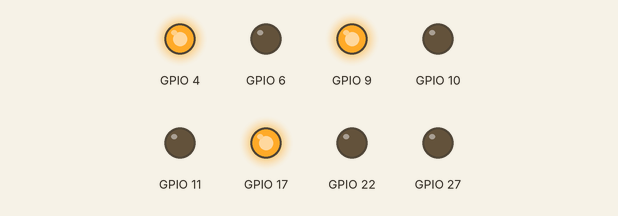
Simulated run of this program. Board: Raspberry Pi (BCM pin numbers). Shown: output pins drawn as LEDs (lit = HIGH). What the program prints to the terminal is not drawn. At 2.0 s the program stops and its outputs stay as they are.

Above: at 0.1 s.
At 1.1 s:
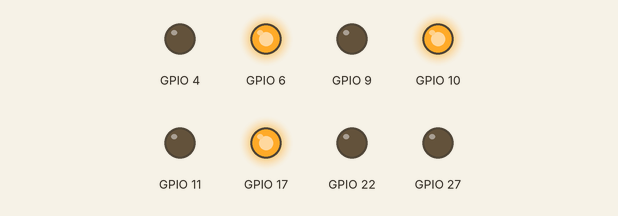
At 2.1 s:
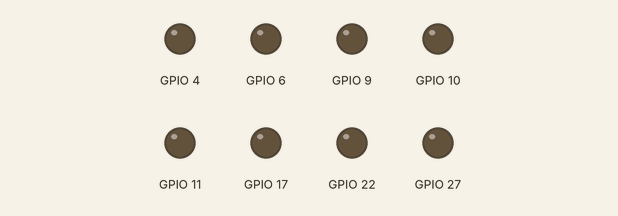
Timing chart, 0 to 3.5 s (numbered marks = the images above):
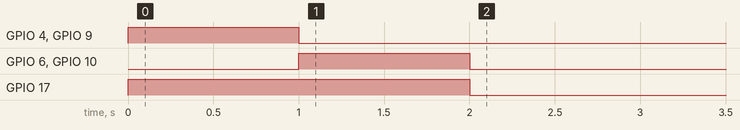

Measured:
- by itself, GPIO 4, GPIO 9: LOW → HIGH at 0.00 s, → LOW 1.0 s later
- by itself, GPIO 6, GPIO 10: LOW → HIGH at 1.0 s, → LOW 1.0 s later
- by itself, GPIO 17: LOW → HIGH at 0.00 s, → LOW 2.0 s later

The program:

main.py
```python
#클래스 불러오기
import motor,led
#GPIO제어/시간 모듈 불러오기
import RPi.GPIO as GPIO
from time import sleep
#인스턴스 생성(괄호안은 핀번호)
front=motor.Motor(11,22,27)
rear=motor.Motor(17,9,10)
white=led.Led(4)
red=led.Led(6)
##########실행##########
#출력100으로 전진
rear.motor(100)
#백색 led 켬
white.on()
#적색 led 끔
red.off()
#1초 대기
sleep(1)

#출력100으로 후진
rear.motor(-100)
#백색 led 끔
white.off()
#적색 led 켬
red.on()
#1초 대기
sleep(1)
##########종료##########
front.end()
rear.end()
white.end()
red.end()

GPIO.cleanup()
```

motor.py
```python
#GPIO제어 모듈 불러오기
import RPi.GPIO as GPIO
#시간 모듈 불러오기
from time import sleep
class Motor:
    #핀번호 받아와서 초기설정
    def __init__(self,pin1,pin2,pin3,pwm=0):
        self.pmw=pwm
        self.pin1=pin1
        self.pin2=pin2
        self.pin3=pin3
        #GPIO를 BCM(실제 핀 번호)으로 구동
        GPIO.setmode(GPIO.BCM)

        #출력핀으로 지정
        GPIO.setup(self.pin1,GPIO.OUT)
        GPIO.setup(self.pin2,GPIO.OUT)
        GPIO.setup(self.pin3,GPIO.OUT)
        #PWM헨들 얻어와서 100kHz로 동작 시킴
        self.pwm=GPIO.PWM(self.pin1, 100)
        #출력0
        self.pwm.start(0)

        #모터 속도 제어 PWM
    def motor(self,speed):
        #속도가 -100이상 100이하라면
        if isinstance(speed,int) and speed>=-100 and speed<=100:
            #속도의 절댓값을 출력
            self.pwm.ChangeDutyCycle(abs(speed))
            #속도가 0보다 작다면
            if speed<0:
                #후진
                GPIO.output(self.pin2,0)
                GPIO.output(self.pin3,1)
            #속도가 0보다 크다면
            elif speed>0:
                #전진
                GPIO.output(self.pin2,1)
                GPIO.output(self.pin3,0)
            #아니면(속도가 0이라면)
            else:
                #정지
                GPIO.output(self.pin2,0)
                GPIO.output(self.pin3,0)
        #속도가 범위를 초과하면
        else:
            #오류문 출력
            print("\033[31m"+"###############ERROR###############")
            print("\033[31m"+"the range of speed is -100 to 100")
            print("\033[31m"+"the input speed is",speed)
            print("\033[31m"+"###################################")

    #종료
    def end(self):
        self.motor(0)
        print("\033[32m"+"motor stop")
```

led.py
```python
#GPIO제어 모듈 불러오기
import RPi.GPIO as GPIO
class Led:
    #핀번호 받아와서 초기 설정
    def __init__(self,pin):
        self.pin=pin
        #GPIO를 BCM(실제 핀 번호)으로 구동
        GPIO.setmode(GPIO.BCM)
        #출력핀으로 지정
        GPIO.setup(self.pin,GPIO.OUT)
        #led 끔
        GPIO.output(self.pin,0)
    #led 끔
    def off(self):
        GPIO.output(self.pin,0)
    #led 켬
    def on(self):
        GPIO.output(self.pin,1)
    #종료
    def end(self):
        GPIO.output(self.pin,0)
        print("\033[32m"+"led stop")
```
